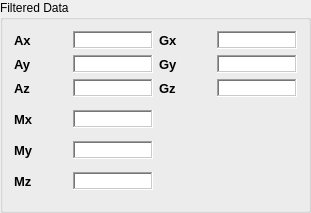
        <widget class="QGroupBox" name="sensorBiases_groupBox_4">
         <property name="minimumSize">
          <size>
           <width>311</width>
           <height>213</height>
          </size>
         </property>
         <property name="maximumSize">
          <size>
           <width>371</width>
           <height>213</height>
          </size>
         </property>
         <property name="title">
          <string>Filtered Data</string>
         </property>
         <layout class="QGridLayout" name="gridLayout_15">
          <item row="0" column="0">
           <layout class="QGridLayout" name="gridLayout_12">
            <item row="0" column="0">
             <widget class="QLabel" name="label_20">
              <property name="minimumSize">
               <size>
                <width>0</width>
                <height>0</height>
               </size>
              </property>
              <property name="maximumSize">
               <size>
                <width>16777215</width>
                <height>16777215</height>
               </size>
              </property>
              <property name="font">
               <font>
                <pointsize>10</pointsize>
                <weight>75</weight>
                <bold>true</bold>
               </font>
              </property>
              <property name="text">
               <string>Ax</string>
              </property>
             </widget>
            </item>
            <item row="0" column="1">
             <widget class="QTextEdit" name="m_Axf">
              <property name="minimumSize">
               <size>
                <width>60</width>
                <height>18</height>
               </size>
              </property>
              <property name="maximumSize">
               <size>
                <width>80</width>
                <height>18</height>
               </size>
              </property>
              <property name="font">
               <font>
                <pointsize>10</pointsize>
               </font>
              </property>
              <property name="frameShape">
               <enum>QFrame::WinPanel</enum>
              </property>
              <property name="verticalScrollBarPolicy">
               <enum>Qt::ScrollBarAlwaysOff</enum>
              </property>
              <property name="horizontalScrollBarPolicy">
               <enum>Qt::ScrollBarAlwaysOff</enum>
              </property>
              <property name="readOnly">
               <bool>true</bool>
              </property>
             </widget>
            </item>
            <item row="1" column="0">
             <widget class="QLabel" name="label_61">
              <property name="minimumSize">
               <size>
                <width>0</width>
                <height>0</height>
               </size>
              </property>
              <property name="maximumSize">
               <size>
                <width>16777215</width>
                <height>16777215</height>
               </size>
              </property>
              <property name="font">
               <font>
                <pointsize>10</pointsize>
                <weight>75</weight>
                <bold>true</bold>
               </font>
              </property>
              <property name="text">
               <string>Ay</string>
              </property>
             </widget>
            </item>
            <item row="1" column="1">
             <widget class="QTextEdit" name="m_Ayf">
              <property name="sizePolicy">
               <sizepolicy hsizetype="Expanding" vsizetype="Fixed">
                <horstretch>0</horstretch>
                <verstretch>0</verstretch>
               </sizepolicy>
              </property>
              <property name="minimumSize">
               <size>
                <width>60</width>
                <height>18</height>
               </size>
              </property>
              <property name="maximumSize">
               <size>
                <width>80</width>
                <height>18</height>
               </size>
              </property>
              <property name="font">
               <font>
                <pointsize>10</pointsize>
               </font>
              </property>
              <property name="frameShape">
               <enum>QFrame::WinPanel</enum>
              </property>
              <property name="verticalScrollBarPolicy">
               <enum>Qt::ScrollBarAlwaysOff</enum>
              </property>
              <property name="horizontalScrollBarPolicy">
               <enum>Qt::ScrollBarAlwaysOff</enum>
              </property>
              <property name="readOnly">
               <bool>true</bool>
              </property>
             </widget>
            </item>
            <item row="2" column="0">
             <widget class="QLabel" name="label_63">
              <property name="minimumSize">
               <size>
                <width>0</width>
                <height>0</height>
               </size>
              </property>
              <property name="maximumSize">
               <size>
                <width>16777215</width>
                <height>16777215</height>
               </size>
              </property>
              <property name="font">
               <font>
                <pointsize>10</pointsize>
                <weight>75</weight>
                <bold>true</bold>
               </font>
              </property>
              <property name="text">
               <string>Az</string>
              </property>
             </widget>
            </item>
            <item row="2" column="1">
             <widget class="QTextEdit" name="m_Azf">
              <property name="minimumSize">
               <size>
                <width>60</width>
                <height>18</height>
               </size>
              </property>
              <property name="maximumSize">
               <size>
                <width>80</width>
                <height>18</height>
               </size>
              </property>
              <property name="font">
               <font>
                <pointsize>10</pointsize>
               </font>
              </property>
              <property name="frameShape">
               <enum>QFrame::WinPanel</enum>
              </property>
              <property name="verticalScrollBarPolicy">
               <enum>Qt::ScrollBarAlwaysOff</enum>
              </property>
              <property name="horizontalScrollBarPolicy">
               <enum>Qt::ScrollBarAlwaysOff</enum>
              </property>
              <property name="readOnly">
               <bool>true</bool>
              </property>
             </widget>
            </item>
           </layout>
          </item>
          <item row="0" column="1">
           <layout class="QGridLayout" name="gridLayout_14">
            <item row="0" column="0">
             <widget class="QLabel" name="label_25">
              <property name="minimumSize">
               <size>
                <width>0</width>
                <height>0</height>
               </size>
              </property>
              <property name="maximumSize">
               <size>
                <width>16777215</width>
                <height>16777215</height>
               </size>
              </property>
              <property name="font">
               <font>
                <pointsize>10</pointsize>
                <weight>75</weight>
                <bold>true</bold>
               </font>
              </property>
              <property name="text">
               <string>Gx</string>
              </property>
             </widget>
            </item>
            <item row="0" column="1">
             <widget class="QTextEdit" name="m_Gxf">
              <property name="minimumSize">
               <size>
                <width>60</width>
                <height>18</height>
               </size>
              </property>
              <property name="maximumSize">
               <size>
                <width>80</width>
                <height>18</height>
               </size>
              </property>
              <property name="font">
               <font>
                <pointsize>10</pointsize>
               </font>
              </property>
              <property name="frameShape">
               <enum>QFrame::WinPanel</enum>
              </property>
              <property name="verticalScrollBarPolicy">
               <enum>Qt::ScrollBarAlwaysOff</enum>
              </property>
              <property name="horizontalScrollBarPolicy">
               <enum>Qt::ScrollBarAlwaysOff</enum>
              </property>
              <property name="readOnly">
               <bool>true</bool>
              </property>
             </widget>
            </item>
            <item row="1" column="0">
             <widget class="QLabel" name="label_62">
              <property name="minimumSize">
               <size>
                <width>0</width>
                <height>0</height>
               </size>
              </property>
              <property name="maximumSize">
               <size>
                <width>16777215</width>
                <height>16777215</height>
               </size>
              </property>
              <property name="font">
               <font>
                <pointsize>10</pointsize>
                <weight>75</weight>
                <bold>true</bold>
               </font>
              </property>
              <property name="text">
               <string>Gy</string>
              </property>
             </widget>
            </item>
            <item row="1" column="1">
             <widget class="QTextEdit" name="m_Gyf">
              <property name="minimumSize">
               <size>
                <width>60</width>
                <height>18</height>
               </size>
              </property>
              <property name="maximumSize">
               <size>
                <width>80</width>
                <height>18</height>
               </size>
              </property>
              <property name="font">
               <font>
                <pointsize>10</pointsize>
               </font>
              </property>
              <property name="frameShape">
               <enum>QFrame::WinPanel</enum>
              </property>
              <property name="verticalScrollBarPolicy">
               <enum>Qt::ScrollBarAlwaysOff</enum>
              </property>
              <property name="horizontalScrollBarPolicy">
               <enum>Qt::ScrollBarAlwaysOff</enum>
              </property>
              <property name="readOnly">
               <bool>true</bool>
              </property>
             </widget>
            </item>
            <item row="2" column="0">
             <widget class="QLabel" name="label_64">
              <property name="minimumSize">
               <size>
                <width>0</width>
                <height>0</height>
               </size>
              </property>
              <property name="maximumSize">
               <size>
                <width>16777215</width>
                <height>16777215</height>
               </size>
              </property>
              <property name="font">
               <font>
                <pointsize>10</pointsize>
                <weight>75</weight>
                <bold>true</bold>
               </font>
              </property>
              <property name="text">
               <string>Gz</string>
              </property>
             </widget>
            </item>
            <item row="2" column="1">
             <widget class="QTextEdit" name="m_Gzf">
              <property name="minimumSize">
               <size>
                <width>60</width>
                <height>18</height>
               </size>
              </property>
              <property name="maximumSize">
               <size>
                <width>80</width>
                <height>18</height>
               </size>
              </property>
              <property name="font">
               <font>
                <pointsize>10</pointsize>
               </font>
              </property>
              <property name="frameShape">
               <enum>QFrame::WinPanel</enum>
              </property>
              <property name="verticalScrollBarPolicy">
               <enum>Qt::ScrollBarAlwaysOff</enum>
              </property>
              <property name="horizontalScrollBarPolicy">
               <enum>Qt::ScrollBarAlwaysOff</enum>
              </property>
              <property name="readOnly">
               <bool>true</bool>
              </property>
             </widget>
            </item>
           </layout>
          </item>
          <item row="1" column="0">
           <layout class="QGridLayout" name="gridLayout_13">
            <item row="0" column="0">
             <widget class="QLabel" name="label_66">
              <property name="minimumSize">
               <size>
                <width>0</width>
                <height>0</height>
               </size>
              </property>
              <property name="maximumSize">
               <size>
                <width>16777215</width>
                <height>16777215</height>
               </size>
              </property>
              <property name="font">
               <font>
                <pointsize>10</pointsize>
                <weight>75</weight>
                <bold>true</bold>
               </font>
              </property>
              <property name="text">
               <string>Mx</string>
              </property>
             </widget>
            </item>
            <item row="0" column="1">
             <widget class="QTextEdit" name="m_Mxf">
              <property name="minimumSize">
               <size>
                <width>60</width>
                <height>18</height>
               </size>
              </property>
              <property name="maximumSize">
               <size>
                <width>80</width>
                <height>18</height>
               </size>
              </property>
              <property name="font">
               <font>
                <pointsize>10</pointsize>
               </font>
              </property>
              <property name="frameShape">
               <enum>QFrame::WinPanel</enum>
              </property>
              <property name="verticalScrollBarPolicy">
               <enum>Qt::ScrollBarAlwaysOff</enum>
              </property>
              <property name="horizontalScrollBarPolicy">
               <enum>Qt::ScrollBarAlwaysOff</enum>
              </property>
              <property name="readOnly">
               <bool>true</bool>
              </property>
             </widget>
            </item>
            <item row="1" column="0">
             <widget class="QLabel" name="label_67">
              <property name="minimumSize">
               <size>
                <width>0</width>
                <height>0</height>
               </size>
              </property>
              <property name="maximumSize">
               <size>
                <width>16777215</width>
                <height>16777215</height>
               </size>
              </property>
              <property name="font">
               <font>
                <pointsize>10</pointsize>
                <weight>75</weight>
                <bold>true</bold>
               </font>
              </property>
              <property name="text">
               <string>My</string>
              </property>
             </widget>
            </item>
            <item row="1" column="1">
             <widget class="QTextEdit" name="m_Myf">
              <property name="minimumSize">
               <size>
                <width>60</width>
                <height>18</height>
               </size>
              </property>
              <property name="maximumSize">
               <size>
                <width>80</width>
                <height>18</height>
               </size>
              </property>
              <property name="font">
               <font>
                <pointsize>10</pointsize>
               </font>
              </property>
              <property name="frameShape">
               <enum>QFrame::WinPanel</enum>
              </property>
              <property name="verticalScrollBarPolicy">
               <enum>Qt::ScrollBarAlwaysOff</enum>
              </property>
              <property name="horizontalScrollBarPolicy">
               <enum>Qt::ScrollBarAlwaysOff</enum>
              </property>
              <property name="readOnly">
               <bool>true</bool>
              </property>
             </widget>
            </item>
            <item row="2" column="0">
             <widget class="QLabel" name="label_65">
              <property name="minimumSize">
               <size>
                <width>0</width>
                <height>0</height>
               </size>
              </property>
              <property name="maximumSize">
               <size>
                <width>16777215</width>
                <height>16777215</height>
               </size>
              </property>
              <property name="font">
               <font>
                <pointsize>10</pointsize>
                <weight>75</weight>
                <bold>true</bold>
               </font>
              </property>
              <property name="text">
               <string>Mz</string>
              </property>
             </widget>
            </item>
            <item row="2" column="1">
             <widget class="QTextEdit" name="m_Mzf">
              <property name="minimumSize">
               <size>
                <width>60</width>
                <height>18</height>
               </size>
              </property>
              <property name="maximumSize">
               <size>
                <width>80</width>
                <height>18</height>
               </size>
              </property>
              <property name="font">
               <font>
                <pointsize>10</pointsize>
               </font>
              </property>
              <property name="frameShape">
               <enum>QFrame::WinPanel</enum>
              </property>
              <property name="verticalScrollBarPolicy">
               <enum>Qt::ScrollBarAlwaysOff</enum>
              </property>
              <property name="horizontalScrollBarPolicy">
               <enum>Qt::ScrollBarAlwaysOff</enum>
              </property>
              <property name="readOnly">
               <bool>true</bool>
              </property>
             </widget>
            </item>
           </layout>
          </item>
          <item row="1" column="1">
           <spacer name="verticalSpacer_3">
            <property name="orientation">
             <enum>Qt::Vertical</enum>
            </property>
            <property name="sizeHint" stdset="0">
             <size>
              <width>20</width>
              <height>84</height>
             </size>
            </property>
           </spacer>
          </item>
         </layout>
        </widget>
